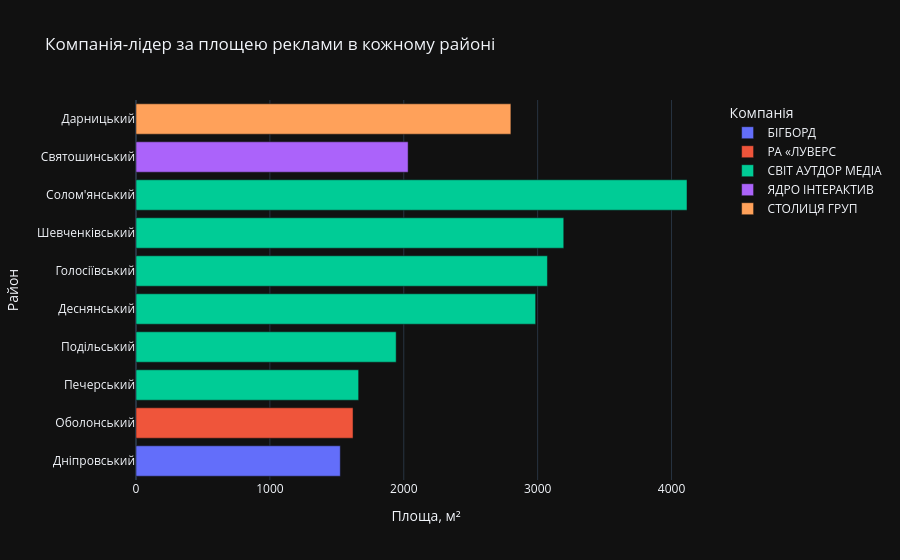

The code cell stored with this chart in its notebook:
### Code cell
pivot_company_district = merged_df.pivot_table(
    index='district',
    columns='distributor',
    values='area',
    aggfunc='sum',
    fill_value=0,
    observed=True
)

top_company_per_district = pivot_company_district.idxmax(axis=1)
top_company_value = pivot_company_district.max(axis=1)

result_company = pd.DataFrame({
    'top_company': top_company_per_district.map(short_name),
    'area': top_company_value
})
print(result_company)

result_company_sorted = result_company.sort_values('area', ascending=True)

fig = px.bar(
    result_company_sorted.reset_index(),
    x='area',
    y='district',
    color='top_company',
    orientation='h',
    title='Компанія-лідер за площею реклами в кожному районі',
    labels={'area': 'Площа, м²', 'district': 'Район', 'top_company': 'Компанія'}
)
fig.show()

### Figure 1 — Plotly figure (JSON) as saved in the notebook; plotly's stock layout.template omitted (floating-point values rounded to 4 significant figures)
{"data": [{"hovertemplate": "Компанія=БІГБОРД<br>Площа, м²=%{x}<br>Район=%{y}<extra></extra>", "legendgroup": "БІГБОРД", "marker": {"color": "#636efa", "pattern": {"shape": ""}}, "name": "БІГБОРД", "orientation": "h", "showlegend": true, "textposition": "auto", "x": [1526.0], "xaxis": "x", "y": ["Дніпровський"], "yaxis": "y", "type": "bar"}, {"hovertemplate": "Компанія=РА «ЛУВЕРС<br>Площа, м²=%{x}<br>Район=%{y}<extra></extra>", "legendgroup": "РА «ЛУВЕРС", "marker": {"color": "#EF553B", "pattern": {"shape": ""}}, "name": "РА «ЛУВЕРС", "orientation": "h", "showlegend": true, "textposition": "auto", "x": [1621.0], "xaxis": "x", "y": ["Оболонський"], "yaxis": "y", "type": "bar"}, {"hovertemplate": "Компанія=СВІТ АУТДОР МЕДІА<br>Площа, м²=%{x}<br>Район=%{y}<extra></extra>", "legendgroup": "СВІТ АУТДОР МЕДІА", "marker": {"color": "#00cc96", "pattern": {"shape": ""}}, "name": "СВІТ АУТДОР МЕДІА", "orientation": "h", "showlegend": true, "textposition": "auto", "x": [1663.0, 1943.0, 2985.0, 3073.0, 3195.0, 4115.0], "xaxis": "x", "y": ["Печерський", "Подільський", "Деснянський", "Голосіївський", "Шевченківський", "Солом'янський"], "yaxis": "y", "type": "bar"}, {"hovertemplate": "Компанія=ЯДРО ІНТЕРАКТИВ<br>Площа, м²=%{x}<br>Район=%{y}<extra></extra>", "legendgroup": "ЯДРО ІНТЕРАКТИВ", "marker": {"color": "#ab63fa", "pattern": {"shape": ""}}, "name": "ЯДРО ІНТЕРАКТИВ", "orientation": "h", "showlegend": true, "textposition": "auto", "x": [2032.0], "xaxis": "x", "y": ["Святошинський"], "yaxis": "y", "type": "bar"}, {"hovertemplate": "Компанія=СТОЛИЦЯ ГРУП<br>Площа, м²=%{x}<br>Район=%{y}<extra></extra>", "legendgroup": "СТОЛИЦЯ ГРУП", "marker": {"color": "#FFA15A", "pattern": {"shape": ""}}, "name": "СТОЛИЦЯ ГРУП", "orientation": "h", "showlegend": true, "textposition": "auto", "x": [2800.0], "xaxis": "x", "y": ["Дарницький"], "yaxis": "y", "type": "bar"}], "layout": {"xaxis": {"anchor": "y", "domain": [0.0, 1.0], "title": {"text": "Площа, м²"}}, "yaxis": {"anchor": "x", "domain": [0.0, 1.0], "title": {"text": "Район"}}, "legend": {"title": {"text": "Компанія"}, "tracegroupgap": 0}, "title": {"text": "Компанія-лідер за площею реклами в кожному районі"}, "barmode": "relative"}}
